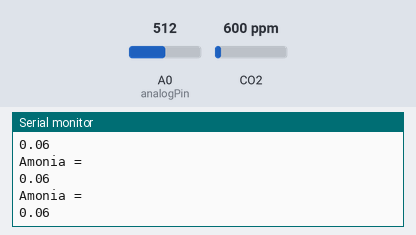
This sketch was run on a simulated Arduino Uno, built with avr-gcc and run on an emulated ATmega328P. Shown: the last lines printed to the serial monitor. The test bench sets the inputs (shaded band); at power-on: CO2 600 ppm, A0 (analogPin) = 512.

Above: at 1.3 s.
1.4 s: CO2 set to 452 ppm
At 1.9 s:
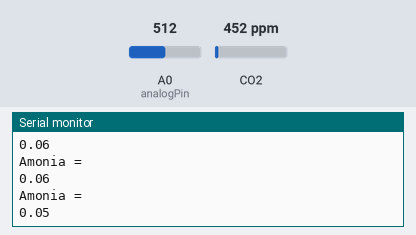
2.9 s: CO2 set to 1050 ppm
At 3.4 s:
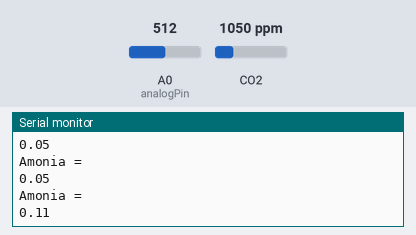
Timing chart, 0 to 5.9 s (numbered marks = the images above; inputs shaded):
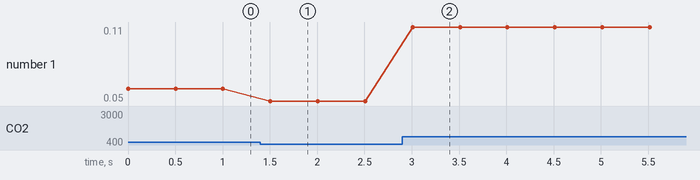

Measured:
- after the input at 1.4 s, the serial monitor: prints a new line after 0.11 s (image 1)
- after the input at 2.9 s, the serial monitor: prints a new line after 0.11 s (image 2)
- plotted number 1: 0.06 → 0.05 after the input at 1.4 s, 0.05 → 0.11 after the input at 2.9 s

The sketch:

test_gas.ino
```cpp
#include "MQ135.h"
int analogPin = A0;
int val = 0;
float gasValue;
void setup() {
  // put your setup code here, to run once:
  Serial.begin(115200);
}

void loop() {
  // put your main code here, to run repeatedly:
  val = analogRead(analogPin);
  MQ135 gasSensor = MQ135(analogPin);
  float gas = gasSensor.getPPM();
  gasValue = gas / 10000.0;
  Serial.println("Amonia = ");
  Serial.println(gasValue);
  delay(500);
}
```
